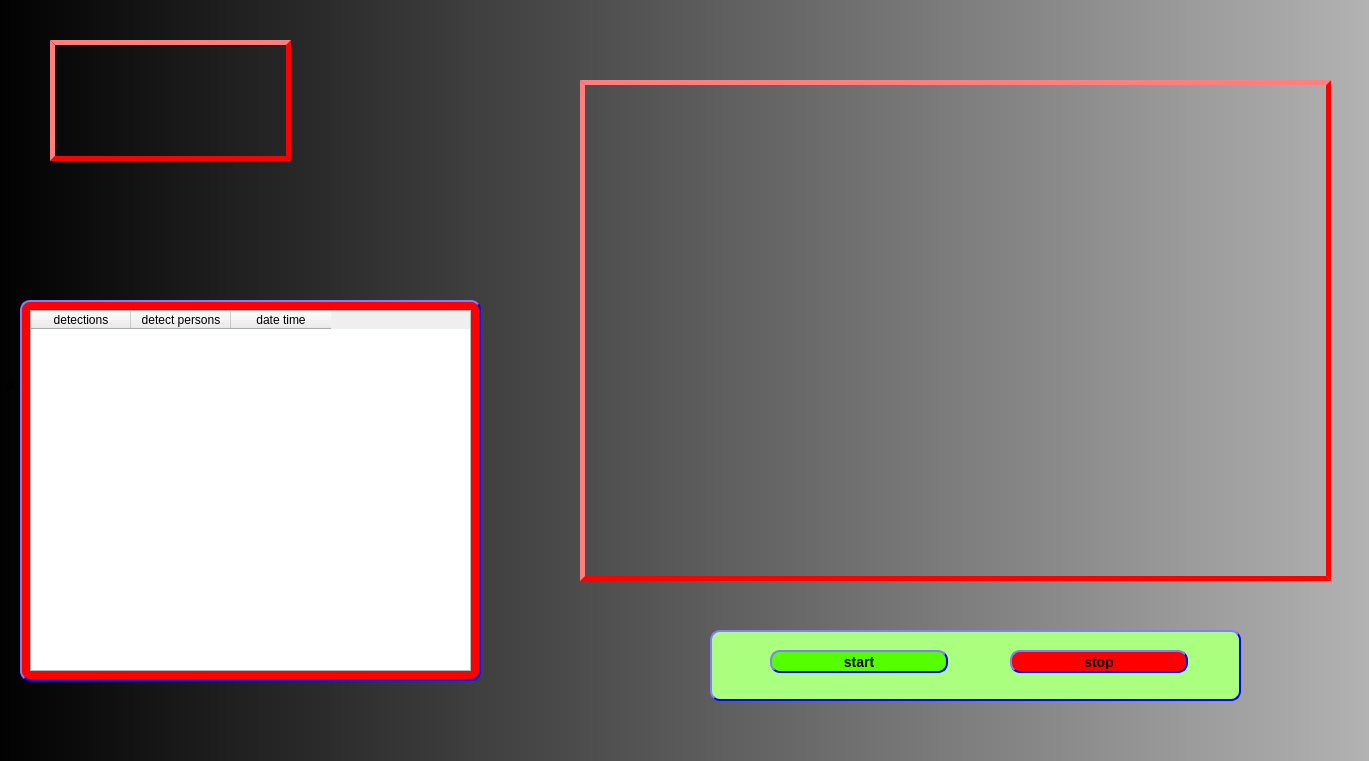
<?xml version="1.0" encoding="UTF-8"?>
<ui version="4.0">
 <class>Dialog</class>
 <widget class="QDialog" name="Dialog">
  <property name="enabled">
   <bool>true</bool>
  </property>
  <property name="geometry">
   <rect>
    <x>0</x>
    <y>0</y>
    <width>1369</width>
    <height>761</height>
   </rect>
  </property>
  <property name="windowTitle">
   <string>Dialog</string>
  </property>
  <widget class="QLabel" name="background">
   <property name="enabled">
    <bool>true</bool>
   </property>
   <property name="geometry">
    <rect>
     <x>-10</x>
     <y>0</y>
     <width>1391</width>
     <height>771</height>
    </rect>
   </property>
   <property name="styleSheet">
    <string notr="true">background-color:qlineargradient(spread:pad, x1:0, y1:0, x2:1, y2:0, stop:0 rgba(0, 0, 0, 255), stop:1 rgba(180, 180, 180, 255))</string>
   </property>
   <property name="text">
    <string>bcakgtound_gi</string>
   </property>
  </widget>
  <widget class="QLabel" name="camara">
   <property name="geometry">
    <rect>
     <x>580</x>
     <y>80</y>
     <width>751</width>
     <height>501</height>
    </rect>
   </property>
   <property name="styleSheet">
    <string notr="true">    border-style: outset;
    border-width: 5px;
    border-color: rgb(255, 0, 0);
	
   

</string>
   </property>
   <property name="text">
    <string/>
   </property>
   <property name="pixmap">
    <pixmap>prison-2020.jpg</pixmap>
   </property>
   <property name="scaledContents">
    <bool>true</bool>
   </property>
  </widget>
  <widget class="QLabel" name="dp_pic_2">
   <property name="geometry">
    <rect>
     <x>50</x>
     <y>40</y>
     <width>241</width>
     <height>121</height>
    </rect>
   </property>
   <property name="styleSheet">
    <string notr="true">    border-style: outset;
    border-width: 5px;
    border-color: rgb(255, 0, 0);
	
   

</string>
   </property>
   <property name="text">
    <string/>
   </property>
   <property name="pixmap">
    <pixmap>images.png</pixmap>
   </property>
   <property name="scaledContents">
    <bool>true</bool>
   </property>
  </widget>
  <widget class="QLabel" name="label">
   <property name="geometry">
    <rect>
     <x>710</x>
     <y>630</y>
     <width>531</width>
     <height>71</height>
    </rect>
   </property>
   <property name="styleSheet">
    <string notr="true">background-color: rgb(170, 255, 127);
    border-style: outset;
    border-width: 2px;
    border-radius: 10px;
    border-color: rgb(0, 0, 255);
    font: bold 14px;
    min-width: 10em;
    padding: 2px;
</string>
   </property>
   <property name="text">
    <string/>
   </property>
  </widget>
  <widget class="QPushButton" name="start">
   <property name="geometry">
    <rect>
     <x>770</x>
     <y>650</y>
     <width>178</width>
     <height>23</height>
    </rect>
   </property>
   <property name="styleSheet">
    <string notr="true">background-color: rgb(85, 255, 0);
    border-style: outset;
    border-width: 2px;
    border-radius: 10px;
    border-color: rgb(0, 0, 255);
    font: bold 14px;
    min-width: 10em;
    padding: 2px;</string>
   </property>
   <property name="text">
    <string>start</string>
   </property>
  </widget>
  <widget class="QPushButton" name="stop">
   <property name="geometry">
    <rect>
     <x>1010</x>
     <y>650</y>
     <width>178</width>
     <height>23</height>
    </rect>
   </property>
   <property name="styleSheet">
    <string notr="true">background-color: rgb(255, 0, 0);
    border-style: outset;
    border-width: 2px;
    border-radius: 10px;
    border-color: rgb(0, 0, 255);
    font: bold 14px;
    min-width: 10em;
    padding: 2px;</string>
   </property>
   <property name="text">
    <string>stop</string>
   </property>
  </widget>
  <widget class="QLabel" name="label_2">
   <property name="geometry">
    <rect>
     <x>20</x>
     <y>300</y>
     <width>461</width>
     <height>381</height>
    </rect>
   </property>
   <property name="styleSheet">
    <string notr="true">background-color:  rgb(255, 0, 0);;
    border-style: outset;
    border-width: 2px;
    border-radius: 10px;
    border-color: rgb(0, 0, 255);
    font: bold 14px;
    min-width: 10em;
    padding: 2px;</string>
   </property>
   <property name="text">
    <string/>
   </property>
  </widget>
  <widget class="QTableWidget" name="detec_list">
   <property name="enabled">
    <bool>true</bool>
   </property>
   <property name="geometry">
    <rect>
     <x>30</x>
     <y>310</y>
     <width>441</width>
     <height>361</height>
    </rect>
   </property>
   <property name="lineWidth">
    <number>-4</number>
   </property>
   <column>
    <property name="text">
     <string>detections</string>
    </property>
   </column>
   <column>
    <property name="text">
     <string>detect persons</string>
    </property>
   </column>
   <column>
    <property name="text">
     <string>date time</string>
    </property>
   </column>
  </widget>
 </widget>
 <resources/>
 <connections/>
</ui>
